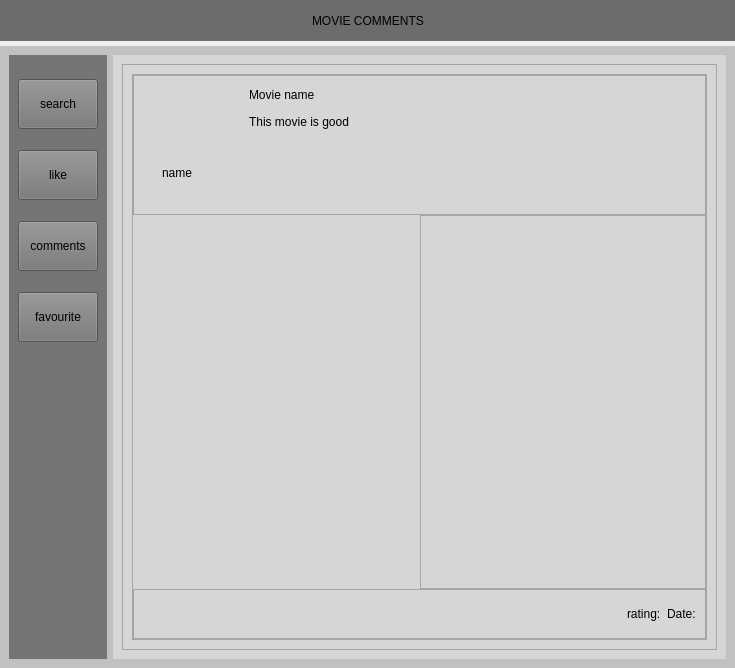
<?xml version="1.0" encoding="UTF-8"?>
<ui version="4.0">
 <class>MainWindow</class>
 <widget class="QMainWindow" name="MainWindow">
  <property name="geometry">
   <rect>
    <x>0</x>
    <y>0</y>
    <width>735</width>
    <height>668</height>
   </rect>
  </property>
  <property name="windowTitle">
   <string>MainWindow</string>
  </property>
  <widget class="QWidget" name="centralwidget">
   <layout class="QVBoxLayout" name="verticalLayout" stretch="1,15">
    <property name="spacing">
     <number>5</number>
    </property>
    <property name="leftMargin">
     <number>0</number>
    </property>
    <property name="topMargin">
     <number>0</number>
    </property>
    <property name="rightMargin">
     <number>0</number>
    </property>
    <property name="bottomMargin">
     <number>0</number>
    </property>
    <item>
     <widget class="QWidget" name="up_widget" native="true">
      <property name="maximumSize">
       <size>
        <width>16777215</width>
        <height>50</height>
       </size>
      </property>
      <property name="styleSheet">
       <string notr="true">background-color: rgb(108, 108, 108);</string>
      </property>
      <layout class="QHBoxLayout" name="horizontalLayout_2">
       <item>
        <spacer name="horizontalSpacer">
         <property name="orientation">
          <enum>Qt::Horizontal</enum>
         </property>
         <property name="sizeHint" stdset="0">
          <size>
           <width>40</width>
           <height>20</height>
          </size>
         </property>
        </spacer>
       </item>
       <item>
        <widget class="QLabel" name="Title">
         <property name="styleSheet">
          <string notr="true">font: 16pt &quot;Times New Roman&quot;;</string>
         </property>
         <property name="text">
          <string>MOVIE COMMENTS</string>
         </property>
        </widget>
       </item>
       <item>
        <spacer name="horizontalSpacer_2">
         <property name="orientation">
          <enum>Qt::Horizontal</enum>
         </property>
         <property name="sizeHint" stdset="0">
          <size>
           <width>40</width>
           <height>20</height>
          </size>
         </property>
        </spacer>
       </item>
      </layout>
     </widget>
    </item>
    <item>
     <widget class="QWidget" name="down_widget" native="true">
      <property name="styleSheet">
       <string notr="true">background-color: rgb(193, 193, 193);</string>
      </property>
      <layout class="QHBoxLayout" name="horizontalLayout">
       <item>
        <widget class="QWidget" name="menu" native="true">
         <property name="styleSheet">
          <string notr="true">background-color: rgb(117, 117, 117);</string>
         </property>
         <layout class="QVBoxLayout" name="verticalLayout_2">
          <property name="bottomMargin">
           <number>300</number>
          </property>
          <item>
           <widget class="QPushButton" name="search_button">
            <property name="maximumSize">
             <size>
              <width>200</width>
              <height>50</height>
             </size>
            </property>
            <property name="text">
             <string>search</string>
            </property>
           </widget>
          </item>
          <item>
           <widget class="QPushButton" name="like_button">
            <property name="maximumSize">
             <size>
              <width>200</width>
              <height>50</height>
             </size>
            </property>
            <property name="text">
             <string>like</string>
            </property>
           </widget>
          </item>
          <item>
           <widget class="QPushButton" name="comments_button">
            <property name="maximumSize">
             <size>
              <width>200</width>
              <height>50</height>
             </size>
            </property>
            <property name="text">
             <string>comments</string>
            </property>
           </widget>
          </item>
          <item>
           <widget class="QPushButton" name="favourite_button">
            <property name="maximumSize">
             <size>
              <width>200</width>
              <height>50</height>
             </size>
            </property>
            <property name="text">
             <string>favourite</string>
            </property>
           </widget>
          </item>
         </layout>
        </widget>
       </item>
       <item>
        <widget class="QStackedWidget" name="stackedWidget">
         <property name="styleSheet">
          <string notr="true">background-color: rgb(214, 214, 214);</string>
         </property>
         <property name="currentIndex">
          <number>2</number>
         </property>
         <widget class="QWidget" name="search_page">
          <layout class="QVBoxLayout" name="verticalLayout_3">
           <item>
            <layout class="QGridLayout" name="searchandfilter">
             <item row="0" column="0">
              <widget class="QLabel" name="name_label">
               <property name="text">
                <string>Name</string>
               </property>
              </widget>
             </item>
             <item row="0" column="1">
              <widget class="QLineEdit" name="searchbar"/>
             </item>
             <item row="2" column="1">
              <widget class="QComboBox" name="review_comboBox"/>
             </item>
             <item row="2" column="0">
              <widget class="QLabel" name="review_label">
               <property name="text">
                <string>Review</string>
               </property>
              </widget>
             </item>
             <item row="1" column="0">
              <widget class="QLabel" name="rate_label">
               <property name="text">
                <string>Rate</string>
               </property>
              </widget>
             </item>
             <item row="3" column="1">
              <widget class="QComboBox" name="language_comboBox"/>
             </item>
             <item row="3" column="0">
              <widget class="QLabel" name="language_label">
               <property name="text">
                <string>Language</string>
               </property>
              </widget>
             </item>
             <item row="1" column="3">
              <widget class="QSpinBox" name="rate_spinBox"/>
             </item>
             <item row="1" column="1">
              <widget class="QComboBox" name="rate_comboBox"/>
             </item>
             <item row="2" column="3">
              <widget class="QSpinBox" name="review_spinBox"/>
             </item>
            </layout>
           </item>
           <item>
            <widget class="QScrollArea" name="scrollArea">
             <property name="widgetResizable">
              <bool>true</bool>
             </property>
             <widget class="QWidget" name="scrollAreaWidgetContents">
              <property name="geometry">
               <rect>
                <x>0</x>
                <y>0</y>
                <width>254</width>
                <height>149</height>
               </rect>
              </property>
              <layout class="QVBoxLayout" name="verticalLayout_5">
               <item>
                <layout class="QGridLayout" name="gridLayout">
                 <item row="1" column="0">
                  <widget class="QLabel" name="label_4">
                   <property name="text">
                    <string>TextLabel</string>
                   </property>
                  </widget>
                 </item>
                 <item row="1" column="1">
                  <widget class="QLabel" name="label_5">
                   <property name="text">
                    <string>TextLabel</string>
                   </property>
                  </widget>
                 </item>
                 <item row="0" column="0">
                  <widget class="QLabel" name="label_3">
                   <property name="text">
                    <string>TextLabel</string>
                   </property>
                  </widget>
                 </item>
                 <item row="1" column="2">
                  <widget class="QLabel" name="label_2">
                   <property name="text">
                    <string>TextLabel</string>
                   </property>
                  </widget>
                 </item>
                 <item row="2" column="2">
                  <widget class="QLabel" name="label_7">
                   <property name="text">
                    <string>TextLabel</string>
                   </property>
                  </widget>
                 </item>
                 <item row="2" column="0">
                  <widget class="QLabel" name="label_6">
                   <property name="text">
                    <string>TextLabel</string>
                   </property>
                  </widget>
                 </item>
                 <item row="4" column="2">
                  <widget class="QLabel" name="label_12">
                   <property name="text">
                    <string>TextLabel</string>
                   </property>
                  </widget>
                 </item>
                 <item row="0" column="2">
                  <widget class="QLabel" name="label">
                   <property name="text">
                    <string>TextLabel</string>
                   </property>
                  </widget>
                 </item>
                 <item row="3" column="1">
                  <widget class="QLabel" name="label_9">
                   <property name="text">
                    <string>TextLabel</string>
                   </property>
                  </widget>
                 </item>
                 <item row="3" column="2">
                  <widget class="QLabel" name="label_10">
                   <property name="text">
                    <string>TextLabel</string>
                   </property>
                  </widget>
                 </item>
                 <item row="4" column="0">
                  <widget class="QLabel" name="label_11">
                   <property name="text">
                    <string>TextLabel</string>
                   </property>
                  </widget>
                 </item>
                 <item row="3" column="0">
                  <widget class="QLabel" name="label_8">
                   <property name="text">
                    <string>TextLabel</string>
                   </property>
                  </widget>
                 </item>
                 <item row="5" column="0">
                  <widget class="QLabel" name="label_13">
                   <property name="text">
                    <string>TextLabel</string>
                   </property>
                  </widget>
                 </item>
                 <item row="5" column="1">
                  <widget class="QLabel" name="label_14">
                   <property name="text">
                    <string>TextLabel</string>
                   </property>
                  </widget>
                 </item>
                 <item row="5" column="2">
                  <widget class="QLabel" name="label_15">
                   <property name="text">
                    <string>TextLabel</string>
                   </property>
                  </widget>
                 </item>
                </layout>
               </item>
              </layout>
             </widget>
            </widget>
           </item>
          </layout>
         </widget>
         <widget class="QWidget" name="information_page">
          <layout class="QVBoxLayout" name="verticalLayout_6">
           <item>
            <layout class="QGridLayout" name="movie_infor">
             <item row="0" column="0">
              <widget class="QLabel" name="label_21">
               <property name="text">
                <string>moviename</string>
               </property>
              </widget>
             </item>
             <item row="1" column="1">
              <widget class="QLabel" name="label_23">
               <property name="text">
                <string>language</string>
               </property>
              </widget>
             </item>
             <item row="0" column="2">
              <widget class="QLabel" name="label_25">
               <property name="text">
                <string>rate</string>
               </property>
              </widget>
             </item>
             <item row="1" column="0">
              <widget class="QLabel" name="label_22">
               <property name="text">
                <string>genre</string>
               </property>
              </widget>
             </item>
             <item row="1" column="2">
              <widget class="QLabel" name="label_24">
               <property name="text">
                <string>review num</string>
               </property>
              </widget>
             </item>
            </layout>
           </item>
           <item>
            <widget class="QLabel" name="Review_title">
             <property name="text">
              <string>Review</string>
             </property>
            </widget>
           </item>
           <item>
            <widget class="QScrollArea" name="review_scrollArea">
             <property name="widgetResizable">
              <bool>true</bool>
             </property>
             <widget class="QWidget" name="scrollAreaWidgetContents_2">
              <property name="geometry">
               <rect>
                <x>0</x>
                <y>0</y>
                <width>567</width>
                <height>499</height>
               </rect>
              </property>
              <widget class="QLabel" name="label_26">
               <property name="geometry">
                <rect>
                 <x>10</x>
                 <y>10</y>
                 <width>54</width>
                 <height>12</height>
                </rect>
               </property>
               <property name="text">
                <string>userid</string>
               </property>
              </widget>
             </widget>
            </widget>
           </item>
          </layout>
         </widget>
         <widget class="QWidget" name="like_page">
          <layout class="QVBoxLayout" name="verticalLayout_9">
           <item>
            <widget class="QScrollArea" name="scrollArea_2">
             <property name="widgetResizable">
              <bool>true</bool>
             </property>
             <widget class="QWidget" name="scrollAreaWidgetContents_3">
              <property name="geometry">
               <rect>
                <x>0</x>
                <y>0</y>
                <width>567</width>
                <height>567</height>
               </rect>
              </property>
              <layout class="QVBoxLayout" name="verticalLayout_4">
               <item>
                <widget class="QFrame" name="frame_1">
                 <property name="frameShape">
                  <enum>QFrame::StyledPanel</enum>
                 </property>
                 <property name="frameShadow">
                  <enum>QFrame::Raised</enum>
                 </property>
                 <layout class="QGridLayout" name="gridLayout_2">
                  <property name="leftMargin">
                   <number>0</number>
                  </property>
                  <property name="topMargin">
                   <number>0</number>
                  </property>
                  <property name="rightMargin">
                   <number>0</number>
                  </property>
                  <property name="bottomMargin">
                   <number>0</number>
                  </property>
                  <property name="spacing">
                   <number>0</number>
                  </property>
                  <item row="0" column="0" colspan="2">
                   <widget class="QFrame" name="frame">
                    <property name="maximumSize">
                     <size>
                      <width>16777215</width>
                      <height>140</height>
                     </size>
                    </property>
                    <property name="frameShape">
                     <enum>QFrame::StyledPanel</enum>
                    </property>
                    <property name="frameShadow">
                     <enum>QFrame::Raised</enum>
                    </property>
                    <layout class="QHBoxLayout" name="horizontalLayout_6">
                     <item>
                      <widget class="QWidget" name="widget" native="true">
                       <property name="maximumSize">
                        <size>
                         <width>100</width>
                         <height>100</height>
                        </size>
                       </property>
                       <layout class="QVBoxLayout" name="verticalLayout_7">
                        <item>
                         <widget class="QLabel" name="label_16">
                          <property name="minimumSize">
                           <size>
                            <width>50</width>
                            <height>50</height>
                           </size>
                          </property>
                          <property name="maximumSize">
                           <size>
                            <width>50</width>
                            <height>50</height>
                           </size>
                          </property>
                          <property name="autoFillBackground">
                           <bool>false</bool>
                          </property>
                          <property name="text">
                           <string/>
                          </property>
                          <property name="textFormat">
                           <enum>Qt::PlainText</enum>
                          </property>
                          <property name="pixmap">
                           <pixmap resource="resource.qrc">:/icons/icons/icon.png</pixmap>
                          </property>
                          <property name="scaledContents">
                           <bool>true</bool>
                          </property>
                          <property name="alignment">
                           <set>Qt::AlignBottom|Qt::AlignHCenter</set>
                          </property>
                         </widget>
                        </item>
                        <item>
                         <widget class="QLabel" name="label_17">
                          <property name="maximumSize">
                           <size>
                            <width>50</width>
                            <height>50</height>
                           </size>
                          </property>
                          <property name="text">
                           <string>name</string>
                          </property>
                          <property name="alignment">
                           <set>Qt::AlignCenter</set>
                          </property>
                         </widget>
                        </item>
                       </layout>
                      </widget>
                     </item>
                     <item>
                      <widget class="QWidget" name="widget_2" native="true">
                       <layout class="QVBoxLayout" name="verticalLayout_8">
                        <property name="spacing">
                         <number>10</number>
                        </property>
                        <property name="leftMargin">
                         <number>0</number>
                        </property>
                        <property name="topMargin">
                         <number>0</number>
                        </property>
                        <property name="rightMargin">
                         <number>0</number>
                        </property>
                        <item>
                         <widget class="QLabel" name="label_18">
                          <property name="maximumSize">
                           <size>
                            <width>16777215</width>
                            <height>20</height>
                           </size>
                          </property>
                          <property name="text">
                           <string>Movie name</string>
                          </property>
                         </widget>
                        </item>
                        <item>
                         <widget class="QLabel" name="label_19">
                          <property name="text">
                           <string>This movie is good</string>
                          </property>
                          <property name="alignment">
                           <set>Qt::AlignLeading|Qt::AlignLeft|Qt::AlignTop</set>
                          </property>
                          <property name="wordWrap">
                           <bool>true</bool>
                          </property>
                         </widget>
                        </item>
                       </layout>
                      </widget>
                     </item>
                    </layout>
                   </widget>
                  </item>
                  <item row="2" column="0" colspan="2">
                   <widget class="QFrame" name="frame_3">
                    <property name="maximumSize">
                     <size>
                      <width>16777215</width>
                      <height>50</height>
                     </size>
                    </property>
                    <property name="frameShape">
                     <enum>QFrame::StyledPanel</enum>
                    </property>
                    <property name="frameShadow">
                     <enum>QFrame::Raised</enum>
                    </property>
                    <layout class="QHBoxLayout" name="horizontalLayout_5">
                     <item>
                      <widget class="QPushButton" name="pushButton">
                       <property name="styleSheet">
                        <string notr="true">border:none
</string>
                       </property>
                       <property name="text">
                        <string/>
                       </property>
                       <property name="icon">
                        <iconset resource="resource.qrc">
                         <normaloff>:/icons/icons/like.png</normaloff>:/icons/icons/like.png</iconset>
                       </property>
                      </widget>
                     </item>
                     <item>
                      <widget class="QPushButton" name="pushButton_2">
                       <property name="styleSheet">
                        <string notr="true">border:none
</string>
                       </property>
                       <property name="text">
                        <string/>
                       </property>
                       <property name="icon">
                        <iconset resource="resource.qrc">
                         <normaloff>:/icons/icons/favor.png</normaloff>:/icons/icons/favor.png</iconset>
                       </property>
                      </widget>
                     </item>
                     <item>
                      <spacer name="horizontalSpacer_3">
                       <property name="orientation">
                        <enum>Qt::Horizontal</enum>
                       </property>
                       <property name="sizeHint" stdset="0">
                        <size>
                         <width>40</width>
                         <height>20</height>
                        </size>
                       </property>
                      </spacer>
                     </item>
                     <item>
                      <widget class="QLabel" name="label_20">
                       <property name="text">
                        <string>rating:</string>
                       </property>
                      </widget>
                     </item>
                     <item>
                      <widget class="QLabel" name="label_27">
                       <property name="text">
                        <string>Date:</string>
                       </property>
                      </widget>
                     </item>
                    </layout>
                   </widget>
                  </item>
                  <item row="1" column="1">
                   <widget class="QFrame" name="frame_2">
                    <property name="minimumSize">
                     <size>
                      <width>0</width>
                      <height>0</height>
                     </size>
                    </property>
                    <property name="frameShape">
                     <enum>QFrame::StyledPanel</enum>
                    </property>
                    <property name="frameShadow">
                     <enum>QFrame::Raised</enum>
                    </property>
                   </widget>
                  </item>
                  <item row="1" column="0">
                   <spacer name="horizontalSpacer_4">
                    <property name="orientation">
                     <enum>Qt::Horizontal</enum>
                    </property>
                    <property name="sizeType">
                     <enum>QSizePolicy::Fixed</enum>
                    </property>
                    <property name="sizeHint" stdset="0">
                     <size>
                      <width>120</width>
                      <height>20</height>
                     </size>
                    </property>
                   </spacer>
                  </item>
                 </layout>
                </widget>
               </item>
              </layout>
             </widget>
            </widget>
           </item>
          </layout>
         </widget>
         <widget class="QWidget" name="comments_page"/>
         <widget class="QWidget" name="favourite_page"/>
        </widget>
       </item>
      </layout>
     </widget>
    </item>
   </layout>
  </widget>
 </widget>
 <resources>
  <include location="resource.qrc"/>
 </resources>
 <connections/>
</ui>
